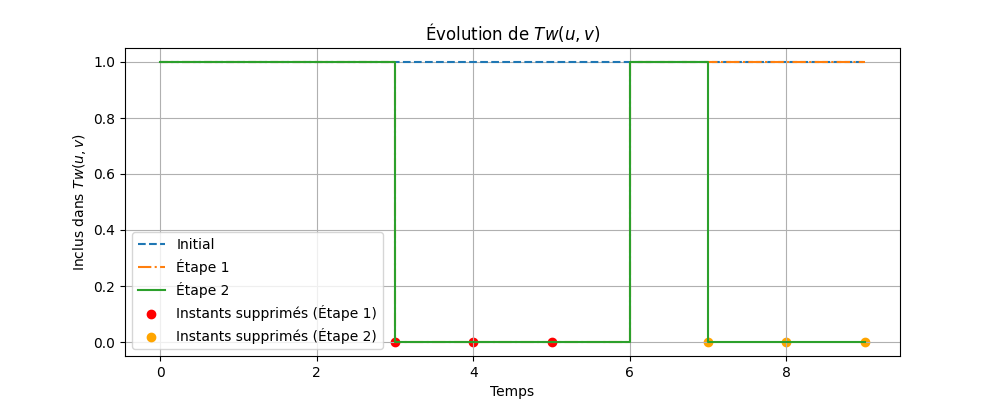

The script that drew this image:
import matplotlib.pyplot as plt
import numpy as np
 
time_steps = np.arange(0, 10)
tw_uv_initial = np.ones_like(time_steps) 
 
tw_uv_step1 = tw_uv_initial.copy()
tw_uv_step1[3:6] = 0 
 
tw_uv_step2 = tw_uv_step1.copy()
tw_uv_step2[7:] = 0  
 
plt.figure(figsize=(10, 4))
plt.step(time_steps, tw_uv_initial, where='post', label="Initial", linestyle='--')
plt.step(time_steps, tw_uv_step1, where='post', label="Étape 1", linestyle='-.')
plt.step(time_steps, tw_uv_step2, where='post', label="Étape 2", linestyle='-')
 
plt.scatter([3, 4, 5], [0, 0, 0], color='red', label="Instants supprimés (Étape 1)")
plt.scatter([7, 8, 9], [0, 0, 0], color='orange', label="Instants supprimés (Étape 2)")
 
plt.title("Évolution de $Tw(u, v)$")
plt.xlabel("Temps")
plt.ylabel("Inclus dans $Tw(u, v)$")
plt.legend()
plt.grid()
plt.show()
